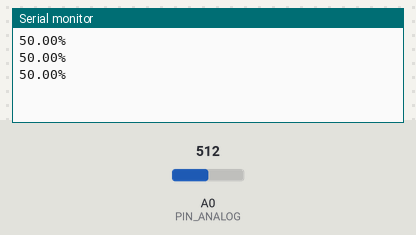
The sketch below on a simulated Arduino Uno, built with avr-gcc and run on an emulated ATmega328P. On the bench: the last lines printed to the serial monitor. Inputs (shaded band) come from the test bench; at power-on: A0 (PIN_ANALOG) = 512.

Above: at 1.3 s.
1.4 s: A0 (PIN_ANALOG) set to 716
At 1.9 s:
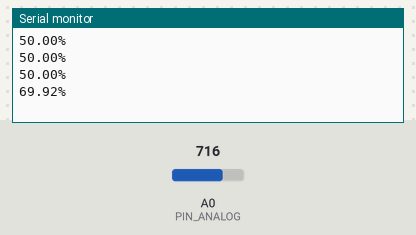
2.9 s: A0 (PIN_ANALOG) set to 900
At 3.4 s:
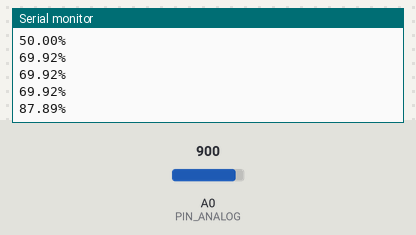
Timing chart, 0 to 5.9 s (numbered marks = the images above; inputs shaded):
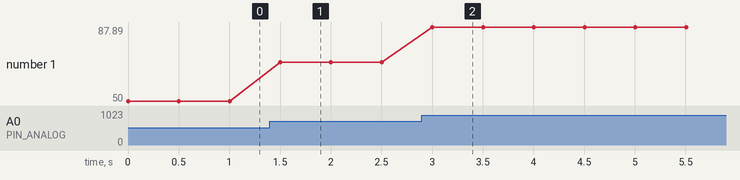

Measured:
- after the input at 1.4 s, the serial monitor: prints a new line after 0.10 s (image 1)
- after the input at 2.9 s, the serial monitor: prints a new line after 0.10 s (image 2)
- plotted number 1: 50 → 69.92 after the input at 1.4 s, 69.92 → 87.89 after the input at 2.9 s

The sketch:

light.ino
```cpp
#define PIN_ANALOG  A0

void setup() {
  pinMode(PIN_ANALOG, INPUT);
  Serial.begin(9600);
}

void loop() {
  float value = analogRead(PIN_ANALOG);
  float percent = value / 1024 * 100;

  Serial.print(percent);
  Serial.println("%");

  delay(500);
}
```
